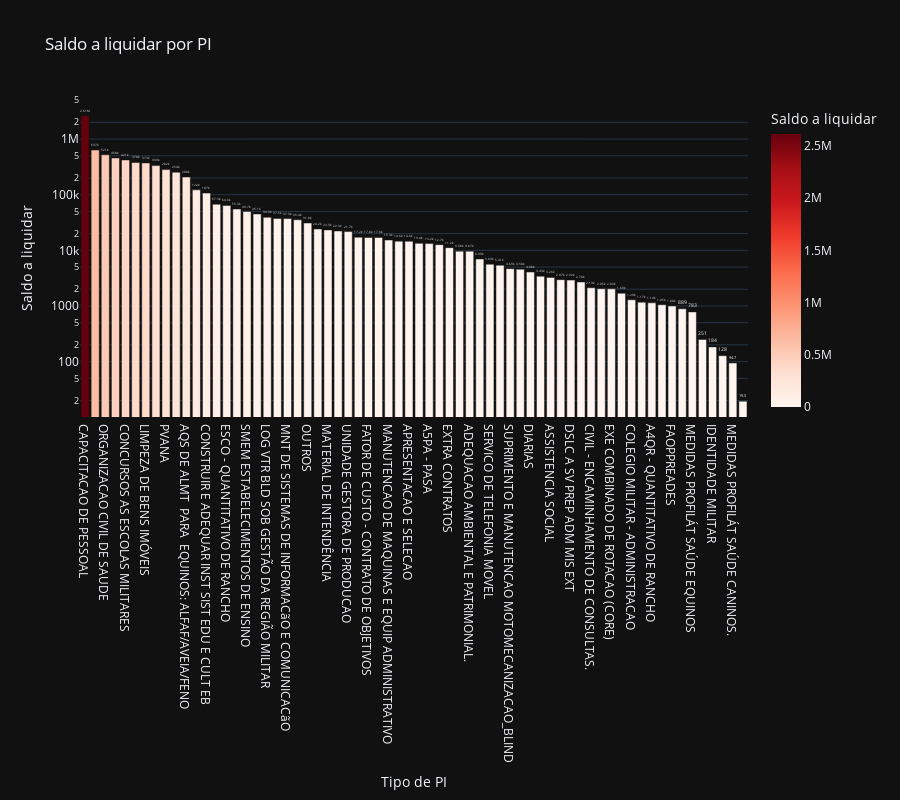

The code cell stored with this chart in its notebook:
### Code cell
# Saldo a liquidar por tipo de PI
cols = ['NOME_PI', 'A_LIQUIDAR']

df_aux = df.loc[:, cols].groupby('NOME_PI').sum().sort_values(by= 'A_LIQUIDAR', ascending=False).reset_index()
df_aux = df_aux[df_aux['A_LIQUIDAR'] > 0]
fig = px.bar(df_aux, 
             x='NOME_PI', 
             y='A_LIQUIDAR',
             title='Saldo a liquidar por PI',
             labels={'NOME_PI':'Tipo de PI', 'A_LIQUIDAR':'Saldo a liquidar'},
             text_auto='.3s',
             height=800,
             log_y=True,
             color='A_LIQUIDAR',
             color_continuous_scale = 'reds',
             template='plotly_dark')
fig.update_traces(textposition = 'outside', cliponaxis = False, hovertemplate=None)
fig.update_layout(hovermode="x unified")

fig.show()

### Figure 1 — Plotly figure (JSON) as saved in the notebook; plotly's stock layout.template omitted (floating-point values rounded to 4 significant figures)
{"data": [{"alignmentgroup": "True", "cliponaxis": false, "legendgroup": "", "marker": {"color": [2614000.0, 636900.0, 520900.0, 457624, 421200.0, 378100.0, 372500.0, 333500.0, 282346, 253700.0, 208100.0, 122300.0, 106800.0, 67320.0, 64010.0, 55290.0, 49700, 45100.0, 39270.0, 37460.0, 37262, 35450.0, 30960.0, 24170.0, 23277, 22260, 21716, 17220.0, 17040.0, 17000.0, 15330.0, 14620.0, 14560.0, 13360.0, 13220.0, 12670.0, 11175, 9679.0, 9665, 6992.0, 5632.0, 5409.0, 4690.0, 4584.0, 4075.0, 3433.0, 3264.0, 2972, 2917.0, 2702.0, 2127.0, 2046.0, 2032.0, 1693.0, 1291.0, 1172.0, 1139.0, 1051.0, 1000, 889.0, 783.3, 250.8, 183.7, 128.1, 94.65, 19.47], "coloraxis": "coloraxis", "pattern": {"shape": ""}}, "name": "", "offsetgroup": "", "orientation": "v", "showlegend": false, "textposition": "outside", "texttemplate": "%{y:.3s}", "type": "bar", "x": ["CAPACITACAO DE PESSOAL", "DESPESAS COM ENERGIA ELETRICA", "ORGANIZACAO CIVIL DE SAUDE", "ATS - ATIVIDADES SETORIAIS", "CONCURSOS AS ESCOLAS MILITARES", "AQS SUP SV MNT VTR NAO BLD", "LIMPEZA DE BENS IMÓVEIS", "REVITALIZAR O SIST COLEGIO MILITAR DO BRASIL", "PVANA", "A1QR - QUANTITATIVO DE RANCHO", "AQS DE ALMT  PARA  EQUINOS: ALFAF/AVEIA/FENO", "ALIMENTACAO PARA EQUINOS.", "CONSTRUIR E ADEQUAR INST SIST EDU E CULT EB", "AQUARTELAMENTO", "ESCO - QUANTITATIVO DE RANCHO", "ADMINISTRACAO DE OM", "SMEM ESTABELECIMENTOS DE ENSINO", "MIS EXT REQS TRNP BAG INTER", "LOG VTR BLD SOB GESTÃO DA REGIÃO MILITAR", "MNT DE MÁQ E EQP ADMINISTRATIVOS", "MNT DE SISTEMAS DE INFORMACãO E COMUNICACãO", "TRANSPORTE-DIARIAS", "OUTROS", "CONCESSIONÁRIAS DE ÁGUA E ESGOTO", "MATERIAL DE INTENDÊNCIA", "SERVICO POSTAIS", "UNIDADE GESTORA DE PRODUCAO", "REMONTA E VETERINÁRIA", "FATOR DE CUSTO - CONTRATO DE OBJETIVOS", "A3RR - QUANTITATIVO DE RANCHO", "MANUTENCAO DE MAQUINAS E EQUIP ADMINISTRATIVO", "RESERVA  (DETMIL)", "APRESENTACAO E SELECAO", "FUNADOM - DPGO", "A5PA - PASA", "SERVICO DE TELEFONIA FIXA", "EXTRA CONTRATOS", "DESL PARA CURSOS E ESTAGIOS NO AMBITODO EB", "ADEQUACAO AMBIENTAL E PATRIMONIAL.", "MNT DE AQUARTELAMENTO", "SERVICO DE TELEFONIA MOVEL", "ADMINISTRACAO DA OM", "SUPRIMENTO E MANUTENCAO MOTOMECANIZACAO_BLIND", "DESLOCAMENTO P CURSO PREP P COMANDANTES OM", "DIARIAS", "PROFISSIONAL DE SAUDE AUTONOMO", "ASSISTENCIA SOCIAL", "INFORMATICA", "DSLC A SV PREP ADM MIS EXT", "CERTIFICACAO DIGITAL", "CIVIL - ENCAMINHAMENTO DE CONSULTAS.", "DIAR - DIARIAS", "EXE COMBINADO DE ROTACAO (CORE)", "COMBUSTIVEIS E LUBRIFICANTES", "COLEGIO MILITAR - ADMINISTRACAO", "ESTAGIO DE PREP P MISSAO DE ADIDOS E AUX", "A4QR - QUANTITATIVO DE RANCHO", "PNR (UG)", "FAOPPREADES", "CONCURSOS AS ESCOLAS MILITARES - ESPECEX", "MEDIDAS PROFILÁT SAÚDE EQUINOS", "SERVICOS DE PROTECAO A RADIACAO IONIZANTE", "IDENTIDADE MILITAR", "FUSEX - ENCAMINHAMENTO DE CONSULTAS.", "MEDIDAS PROFILÁT SAÚDE CANINOS.", "MNT SUP EQP ENG CNST"], "xaxis": "x", "y": [2614000.0, 636900.0, 520900.0, 457624, 421200.0, 378100.0, 372500.0, 333500.0, 282346, 253700.0, 208100.0, 122300.0, 106800.0, 67320.0, 64010.0, 55290.0, 49700, 45100.0, 39270.0, 37460.0, 37262, 35450.0, 30960.0, 24170.0, 23277, 22260, 21716, 17220.0, 17040.0, 17000.0, 15330.0, 14620.0, 14560.0, 13360.0, 13220.0, 12670.0, 11175, 9679.0, 9665, 6992.0, 5632.0, 5409.0, 4690.0, 4584.0, 4075.0, 3433.0, 3264.0, 2972, 2917.0, 2702.0, 2127.0, 2046.0, 2032.0, 1693.0, 1291.0, 1172.0, 1139.0, 1051.0, 1000, 889.0, 783.3, 250.8, 183.7, 128.1, 94.65, 19.47], "yaxis": "y"}], "layout": {"barmode": "relative", "coloraxis": {"colorbar": {"title": {"text": "Saldo a liquidar"}}, "colorscale": [[0, "rgb(255,245,240)"], [0.125, "rgb(254,224,210)"], [0.25, "rgb(252,187,161)"], [0.375, "rgb(252,146,114)"], [0.5, "rgb(251,106,74)"], [0.625, "rgb(239,59,44)"], [0.75, "rgb(203,24,29)"], [0.875, "rgb(165,15,21)"], [1, "rgb(103,0,13)"]]}, "height": 800, "hovermode": "x unified", "legend": {"tracegroupgap": 0}, "title": {"text": "Saldo a liquidar por PI"}, "xaxis": {"anchor": "y", "domain": [0, 1], "title": {"text": "Tipo de PI"}}, "yaxis": {"anchor": "x", "domain": [0, 1], "title": {"text": "Saldo a liquidar"}, "type": "log"}}}
